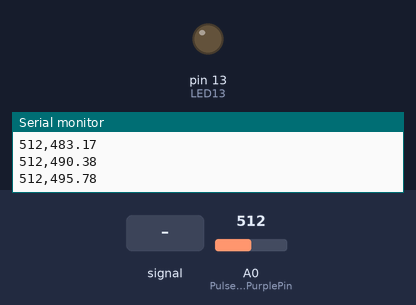
The sketch below on a simulated Arduino Uno, built with avr-gcc and run on an emulated ATmega328P. Shown: output pins drawn as LEDs (lit = HIGH), the last lines printed to the serial monitor. The inputs (shaded band) are chosen by the test bench; at power-on: A0 (PulseSensorPurplePin) = 512.

Above: at 1.2 s.
1.3 s: A0 (PulseSensorPurplePin) fed a 200 Hz sine of ±81 counts around its level
At 1.46 s:
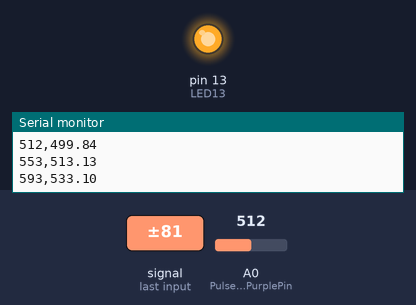
4.3 s: A0 (PulseSensorPurplePin) set to 560
5.8 s: A0 (PulseSensorPurplePin) set to 538
At 6.5 s:
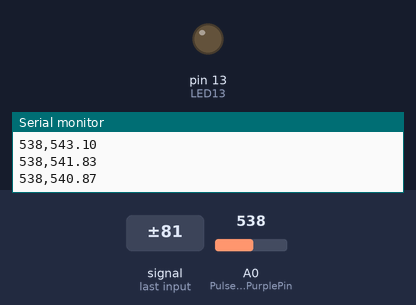
7.3 s: A0 (PulseSensorPurplePin) set to 716
At 8.1 s:
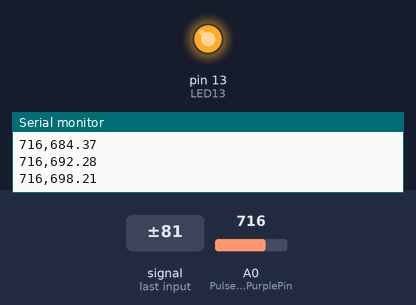
Timing chart, 0 to 9.8 s (numbered marks = the images above; inputs shaded):
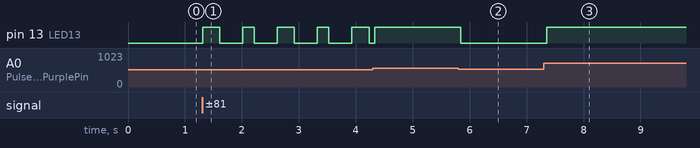

Measured:
- after the input at 1.3 s, pin 13 (LED13): LOW → HIGH at once, then repeats every 1.3 s: LOW 0.40 s, HIGH 0.20 s, LOW 0.40 s, HIGH 0.30 s
- after the input at 5.8 s, pin 13 (LED13): HIGH → LOW after 0.05 s
- after the input at 7.3 s, pin 13 (LED13): LOW → HIGH after 0.06 s

The sketch:

heartrate1.ino
```cpp
/*  PulseSensor™ Starter Project and Signal Tester
 *  The Best Way to Get Started  With, or See the Raw Signal of, your PulseSensor™ & Arduino.
 *
 *  Here is a link to the tutorial
 *  https://pulsesensor.com/pages/code-and-guide
 *
 *  WATCH ME (Tutorial Video):
 *  https://www.youtube.com/watch?v=82T_zBZQkOE
 *
 *
-------------------------------------------------------------
1) This shows a live human Heartbeat Pulse.
2) Live visualization in Arduino's Cool "Serial Plotter".
3) Blink an LED on each Heartbeat.
4) This is the direct Pulse Sensor's Signal.
5) A great first-step in troubleshooting your circuit and connections.
6) "Human-readable" code that is newbie friendly."

*/


//  Variables
int PulseSensorPurplePin = 0;        // Pulse Sensor PURPLE WIRE connected to ANALOG PIN 0
int LED13 = 13;   //  The on-board Arduion LED


                // holds the incoming raw data. Signal value can range from 0-1024
int Threshold = 550;            // Determine which Signal to "count as a beat", and which to ingore.
double alpha = 0.75;
int period = 100;
double change = 0.0;
double minval = 0.0;

// The SetUp Function:
void setup() {
  pinMode(LED13,OUTPUT);         // pin that will blink to your heartbeat!
   Serial.begin(9600);         // Set's up Serial Communication at certain speed.

}

// The Main Loop Function
void loop() {

   static double oldValue = 0;
    static double oldChange = 0;

  int rawValue = analogRead(PulseSensorPurplePin);  // Read the PulseSensor's value.


    double value = alpha * oldValue + (1 - alpha) * rawValue;                                         // Assign this value to the "Signal" variable.

    Serial.print (rawValue);
    Serial.print (",");
    Serial.println (value);
    oldValue = value;        // Send the Signal value to Serial Plotter.


   if(rawValue > Threshold){                          // If the signal is above "550", then "turn-on" Arduino's on-Board LED.
     digitalWrite(LED13,HIGH);
   } else {
     digitalWrite(LED13,LOW);                //  Else, the sigal must be below "550", so "turn-off" this LED.
   }


delay(period);


}
```
